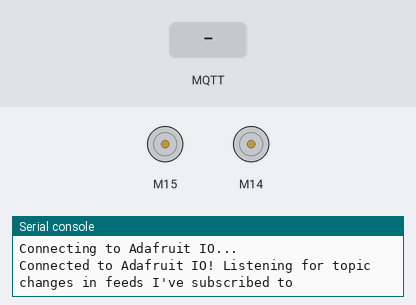
Bench run of a program on a simulated Raspberry Pi Pico running CircuitPython. Parts: 2 × DC motor (green arrow = forward, orange = backward, longer = faster), the last lines printed to the serial console. The test bench sets the inputs (shaded band). No MQTT or app messages arrive unless stated.

Above: at 2.9 s.
3.0 s: MQTT message "forward" arrives on the first subscribed topic
At 3.7 s:
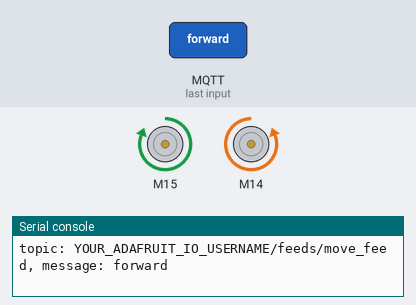
4.5 s: MQTT message "backward" arrives on the first subscribed topic
At 4.9 s:
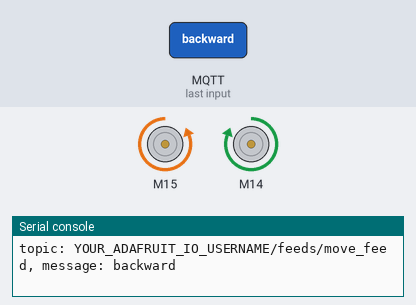
6.0 s: MQTT message "left" arrives on the first subscribed topic
At 7.2 s:
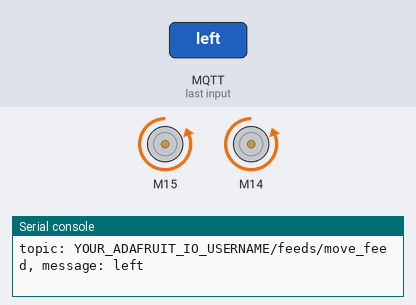
7.5 s: MQTT message "right" arrives on the first subscribed topic
At 8.3 s:
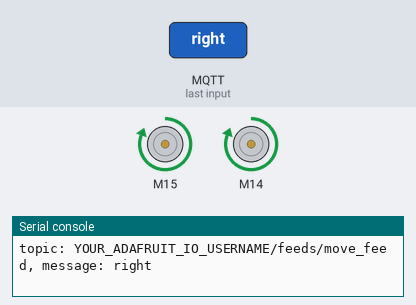
Timing chart, 0 to 10.0 s (numbered marks = the images above; inputs shaded):
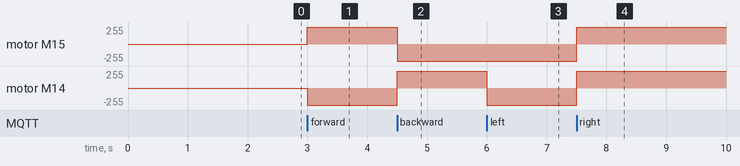

Measured:
- after the input at 3.0 s, motor M15: stopped → forward 255/255 at once; motor M14: stopped → backward 255/255 at once
- after the input at 4.5 s, motor M15: forward 255/255 → backward 255/255 at once; motor M14: backward 255/255 → forward 255/255 at once
- after the input at 6.0 s, motor M14: forward 255/255 → backward 255/255 at once
- after the input at 7.5 s, motor M15, motor M14: backward 255/255 → forward 255/255 at once

The program:

direction-code.py
```python
# MQTT Raspberry Pi Pico W Robot with Adafruit IO & CircuitPython
# YouTube tutorial at https://bit.ly/pico-tutorials
# MQTT With Color Picker, Sound & Servo - Adafruit IO
import board, time, pwmio
import os, ssl, socketpool, wifi
import adafruit_minimqtt.adafruit_minimqtt as MQTT
from audiopwmio import PWMAudioOut as AudioOut
from audiomp3 import MP3Decoder
from adafruit_motor import servo

# Setup servo on GP15 left GP14 right
pwm_left = pwmio.PWMOut(board.GP15, frequency=50)
pwm_right = pwmio.PWMOut(board.GP14, frequency=50)
servo_left = servo.ContinuousServo(pwm_left)
servo_right = servo.ContinuousServo(pwm_right)

def move_servo(left_throttle, right_throttle):
    left_adjustment = 1.0
    right_adjustmemnt = -1.0
    servo_left.throttle = left_throttle * left_adjustment
    servo_right.throttle = right_throttle * right_adjustmemnt

# Setup speaker
audio = AudioOut(board.GP16) # assuming tip of Audio pin to GP16
path = "sounds/" # name of folder on CIRCUITPY containing audio files

# Setup MP3 decoder
# filename = "encouragement1.mp3"
# mp3_file = open(path + filename, "rb")
# decoder = MP3Decoder(mp3_file)

# function to play an mp3 file
def play_mp3(filename):
    decoder.file = open(path + filename, "rb")
    audio.play(decoder)

# Get adafruit io username and key from settings.toml
aio_username = os.getenv('AIO_USERNAME')
aio_key = os.getenv('AIO_KEY')

# Setup a feed: This may have a different name than your Dashboard
move_feed = aio_username + "/feeds/move_feed"

# Setup functions to respond to MQTT events

def connected(client, userdata, flags, rc):
    # Connected to broker at adafruit io
    print("Connected to Adafruit IO! Listening for topic changes in feeds I've subscribed to")
    # Subscribe to all changes on the feed.
    client.subscribe(move_feed)

def disconnected(client, userdata, rc):
    # Disconnected from the broker at adafruit io
    print("Disconnected from Adafruit IO!")

def message(client, topic, message):
    # The bulk of your code to respond to MQTT will be here, NOT in while True:
    print(f"topic: {topic}, message: {message}")
    if topic == move_feed: # robot directions
        if message == "0":
            # stop both servos
            move_servo(0.0, 0.0)
        elif message == "forward":
            move_servo(1.0, 1.0)
        elif message == "backward":
            move_servo(-1.0, -1.0)
        elif message == "left":
            move_servo(-1.0, 1.0)
        elif message == "right":
            move_servo(1.0, -1.0)

# Connect to WiFi
print(f"Connecting to WiFi")
wifi.radio.connect(os.getenv("WIFI_SSID"), os.getenv("WIFI_PASSWORD"))
print("Connected!")

# Create a socket pool
pool = socketpool.SocketPool(wifi.radio)

# Set up a MiniMQTT Client - this is our current program that subscribes or "listens")
mqtt_client = MQTT.MQTT(
    broker=os.getenv("BROKER"),
    port=os.getenv("PORT"),
    username=aio_username,
    password=aio_key,
    socket_pool=pool,
    ssl_context=ssl.create_default_context(),
)

# Setup the "callback" mqtt methods above
mqtt_client.on_connect = connected
mqtt_client.on_disconnect = disconnected
mqtt_client.on_message = message

# Connect to the MQTT broker (adafruit io for us)
print("Connecting to Adafruit IO...")
mqtt_client.connect()

while True:
    # keep checking the mqtt message queue
    mqtt_client.loop()
    # If you had other non mqtt code, you could add it here.
```
